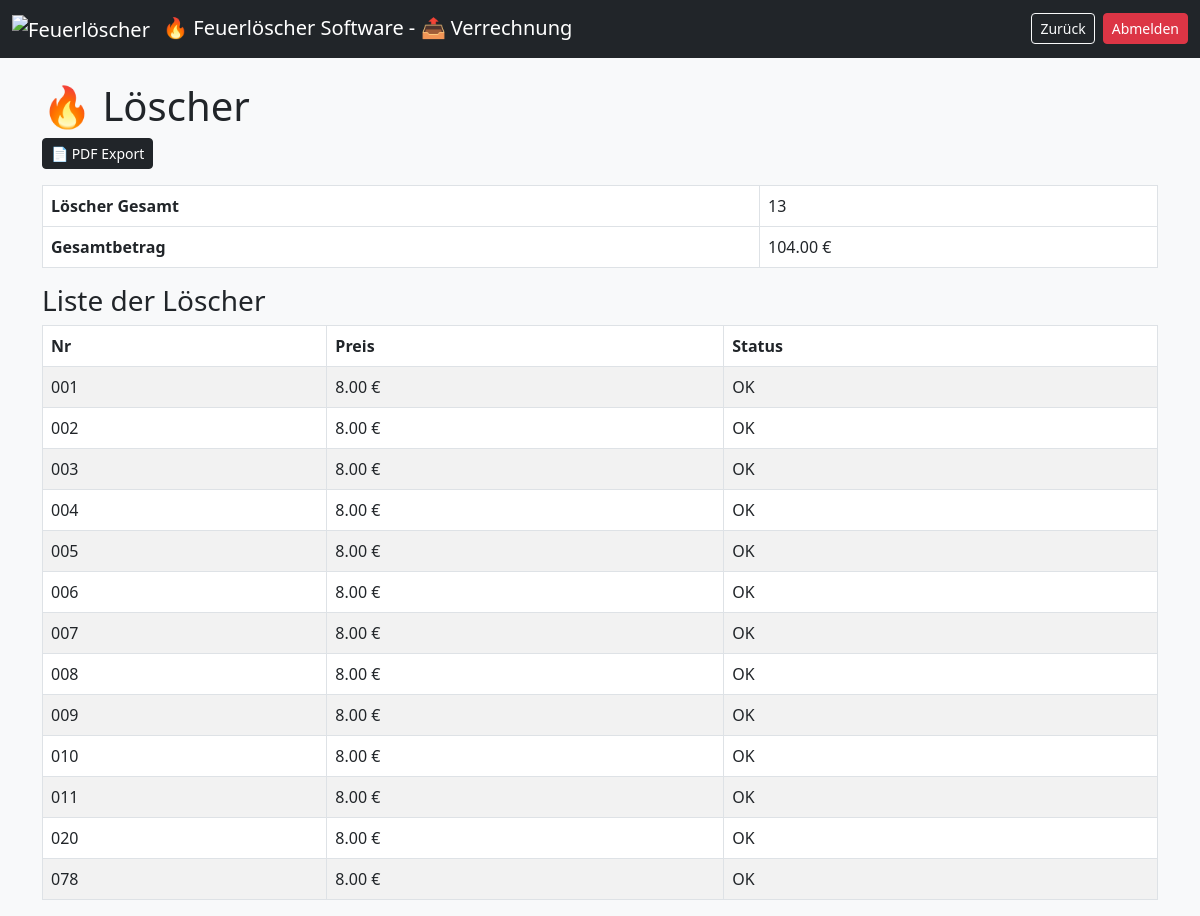
/verrechnung.php (signed in), run on an earlier commit of the app's database.
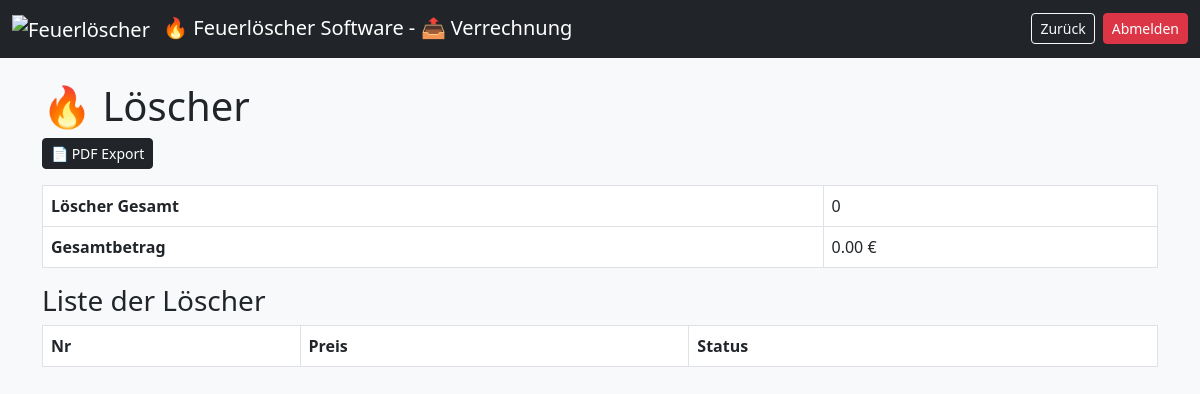
And on a later commit of the database.
### tables this page shows
CREATE TABLE loescher (
    id INTEGER PRIMARY KEY AUTOINCREMENT,
    nummer TEXT UNIQUE,
    name TEXT,
    zeitstempel TEXT,
    typ TEXT,
    preis REAL,
    loeschertyp TEXT,
    menge REAL,
    einheit TEXT,
    etikett_gedruckt INTEGER,
    abholschein_gedruckt INTEGER,
    bezahlt INTEGER,
    geprueft INTEGER,
    abgeholt INTEGER,
    defekt INTEGER,
    info TEXT,
    active INTEGER
);

### verrechnung.php (the view, shortened to what this page needs)
<?php
$db = getDB();
$result = $db->query("SELECT * FROM loescher WHERE active=1");
$allLoscher = [];
while ($row = $result->fetchArray(SQLITE3_ASSOC)) {
    $allLoscher[] = $row;
}
$stats = [
    'gesamt' => 0,
    'ok' => 0,
    'defekt' => 0,
    'nicht_geprueft' => 0
];
function getPreis($typ) {
    switch ($typ) {
        case 'Standard': return PREIS_RABATT;
    }
}
$gefilterteLoscher = [];
foreach ($allLoscher as $l) {
    if ($l['defekt']) {
        $statusText = 'Defekt';
    } elseif (!$l['geprueft']) {
        $statusText = 'Nicht geprüft';
    } else {
        $statusText = 'OK';
    }
    $istVerrechenbar = (
        !$l['defekt'] &&
        $l['bezahlt'] &&
        $l['typ'] !== 'Gratis' &&
        $l['geprueft']
    );
    if (!$istVerrechenbar) {
        continue;
    }
    $vollpreis = getPreis($l['typ']);
    $stats['gesamt']++;
    $l['statusText'] = $statusText;
    $l['vollpreis'] = $vollpreis;
    $gefilterteLoscher[] = $l;
}
$gesamtGewinnFirma = $stats['gesamt'] * PREIS_RABATT;
?>
<!DOCTYPE html>
<html>
<head>
<link href="https://cdn.jsdelivr.net/npm/bootstrap@5.3.0/dist/css/bootstrap.min.css" rel="stylesheet" />
</head>
<body class="bg-light">
<nav class="navbar navbar-expand-lg navbar-dark bg-dark">
    <div class="container-fluid">
        <span class="navbar-brand">
            <img src="./images/Feuerlöscher.ico" alt="Feuerlöscher" width="24" height="24" class="me-2">
            &#128293; Feuerlöscher Software - &#128228; Verrechnung
        </span>
        <div class="d-flex gap-2">
            <a href="index.php" class="btn btn-outline-light btn-sm">
                Zurück
            </a>
            <a href="?logout=1" class="btn btn-danger btn-sm">
                Abmelden
            </a>
        </div>
    </div>
</nav>
<div class="container mt-4">
    <h1>&#128293; Löscher</h1>
    <div class="mb-3">
       <a href="verrechnung_export_pdf.php" target="_blank" rel="noopener noreferrer" class="btn btn-dark btn-sm">
            📄 PDF Export
        </a>
    </div>
    <table class="table table-bordered w-100">
        <tr><th>Löscher Gesamt</th><td><?= $stats['gesamt'] ?></td></tr>
        <tr><th>Gesamtbetrag</th><td><?= number_format($gesamtGewinnFirma,2) ?> €</td></tr>
    </table>
    <h3>Liste der Löscher</h3>
    <table class="table table-striped table-bordered">
        <thead>
            <tr>
                <th>Nr</th>
                <th>Preis</th>
                <th>Status</th>
            </tr>
        </thead>
        <tbody>
            <?php foreach ($gefilterteLoscher as $v): ?>
            <?php
                if ($v['defekt']) $class='status-defekt';
                elseif (!$v['geprueft']) $class='status-nicht_geprueft';
                else $class='status-ok';
            ?>
            <tr class="<?= $class ?>">
                <td><?= sprintf("%03d", $v['nummer']) ?></td>
                <td><?= number_format($v['vollpreis'],2) ?> €</td>
                <td><?= $v['statusText'] ?></td>
            </tr>
            <?php endforeach; ?>
        </tbody>
    </table>
</div>
</body>
</html>

What changed in the data, as far as the page shows it:
removed loescher: id "13", id "104.00"
removed loescher: nummer "001", vollpreis "8.00", statusText "OK"
removed loescher: nummer "002", vollpreis "8.00", statusText "OK"
removed loescher: nummer "003", vollpreis "8.00", statusText "OK"
removed loescher: nummer "004", vollpreis "8.00", statusText "OK"
removed loescher: nummer "005", vollpreis "8.00", statusText "OK"
removed loescher: nummer "006", vollpreis "8.00", statusText "OK"
removed loescher: nummer "007", vollpreis "8.00", statusText "OK"
removed loescher: nummer "008", id "8.00", statusText "OK", nummer "078"
removed loescher: nummer "009", vollpreis "8.00", statusText "OK"
removed loescher: nummer "010", vollpreis "8.00", statusText "OK"
removed loescher: nummer "011", vollpreis "8.00", statusText "OK"
removed loescher: nummer "020", vollpreis "8.00", statusText "OK"
Also different on the page:
$stats['gesamt']: (not shown) → "0"
$gesamtGewinnFirma: (not shown) → "0.00"
